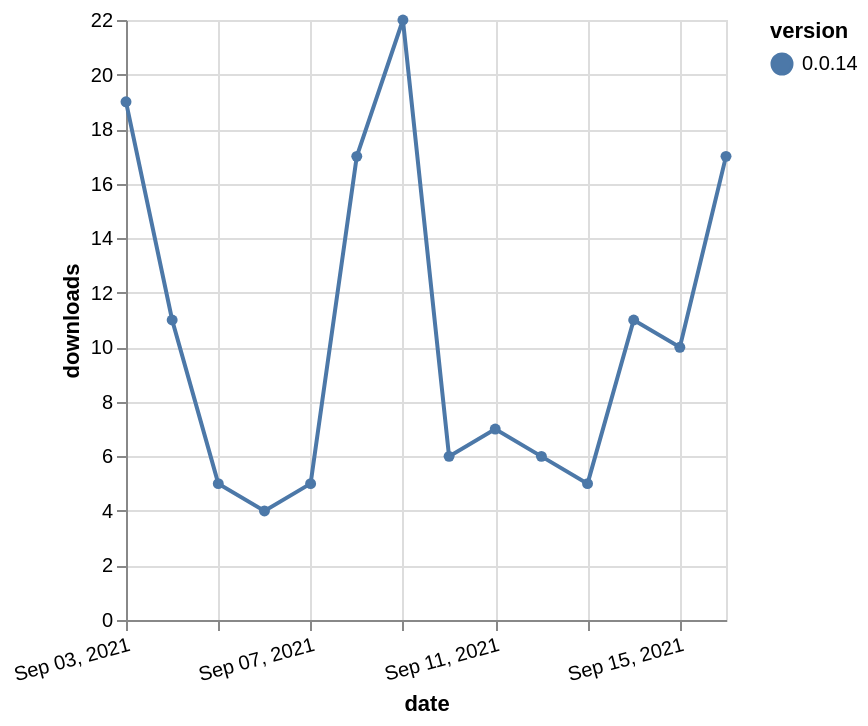

Source (Vega-Lite JSON):
### Vega-Lite specification from a JSON file in a GitHub repository (floating-point values rounded to 4 significant figures)
{"$schema": "https://vega.github.io/schema/vega-lite/v5.json", "description": "A simple bar chart with embedded data.", "data": {"values": [{"date": "2021-09-03", "total": 47909, "delta": 19, "version": "0.0.14"}, {"date": "2021-09-04", "total": 47920, "delta": 11, "version": "0.0.14"}, {"date": "2021-09-05", "total": 47925, "delta": 5, "version": "0.0.14"}, {"date": "2021-09-06", "total": 47929, "delta": 4, "version": "0.0.14"}, {"date": "2021-09-07", "total": 47934, "delta": 5, "version": "0.0.14"}, {"date": "2021-09-08", "total": 47951, "delta": 17, "version": "0.0.14"}, {"date": "2021-09-09", "total": 47973, "delta": 22, "version": "0.0.14"}, {"date": "2021-09-10", "total": 47979, "delta": 6, "version": "0.0.14"}, {"date": "2021-09-11", "total": 47986, "delta": 7, "version": "0.0.14"}, {"date": "2021-09-12", "total": 47992, "delta": 6, "version": "0.0.14"}, {"date": "2021-09-13", "total": 47997, "delta": 5, "version": "0.0.14"}, {"date": "2021-09-14", "total": 48008, "delta": 11, "version": "0.0.14"}, {"date": "2021-09-15", "total": 48018, "delta": 10, "version": "0.0.14"}, {"date": "2021-09-16", "total": 48035, "delta": 17, "version": "0.0.14"}]}, "width": "container", "mark": {"type": "line", "point": {"filled": true}}, "encoding": {"x": {"field": "date", "type": "temporal", "timeUnit": "yearmonthdate", "title": "date", "axis": {"labelAngle": -15}}, "y": {"field": "delta", "type": "quantitative", "title": "downloads"}, "color": {"field": "version", "type": "nominal"}, "tooltip": {"field": "delta"}}}
